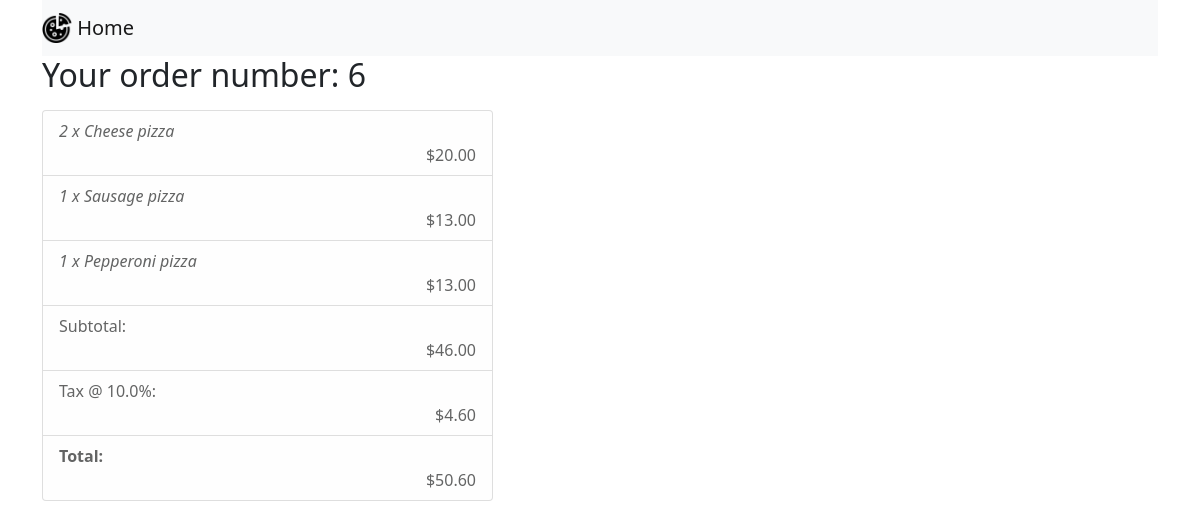
/order_details/6, run on the app's committed database.
### app/models.py (models this page shows, shortened)
class Order(db.Model):
    id = db.Column(db.Integer, primary_key=True)
    order_time = db.Column(db.DateTime, nullable=False)
    order_items = db.relationship('ItemsByOrder', backref='items')
    order_total = db.Column(db.Float, nullable=False, default=0)

class ItemsByOrder(db.Model):
    id = db.Column(db.Integer, primary_key=True)
    qty = db.Column(db.Integer, nullable=False)
    item_id = db.Column(db.Integer, db.ForeignKey('item.id'))
    order_id = db.Column(db.Integer, db.ForeignKey('order.id'))

class Item(db.Model):
    id = db.Column(db.Integer, primary_key=True)
    item_name = db.Column(db.String(20), unique=True)
    item_cost = db.Column(db.Float)
    image_file = db.Column(db.String(20), nullable=False, default='default.jpg')

### app/routes.py (the view)
@app.route('/order_details/<int:order_num>', methods=['GET'])
def order_detail(order_num):
    total = 0
    order_placed = db.session.query(Order, ItemsByOrder, Item)\
          .join(ItemsByOrder, ItemsByOrder.order_id == Order.id)\
          .join(Item, Item.id == ItemsByOrder.item_id).filter(Order.id==order_num)
    for item in order_placed:
        if item[1].qty and item[1].qty > 0:
            total += item[1].qty * item[2].item_cost
    db.session.commit()
    return render_template('your_order_details.html', data=order_placed)

### app/templates/your_order_details.html (shortened to what this page needs)
<!DOCTYPE html>
<html lang="en">
<head>
    <link href="https://cdn.jsdelivr.net/npm/bootstrap@5.0.0-beta2/dist/css/bootstrap.min.css" rel="stylesheet">
</head>
<body>
    <main role="main" class="container">
        <nav class="navbar navbar-light bg-light">
            <a class="navbar-brand" href="/">
                <img src="{{ url_for('static', filename='pizza.png') }}" alt="pizza" width="30" height="30" class="d-inline-block align-top">
                Home
            </a>
        </nav>
        <div class="row">
            <div class="col-md-5">
                <div class="content-section">
                    <h2>Your order number: {{ data[0][0].id }}</h2>
                    <p class='text-muted'>
                    <ul class="list-group">
                        {% for item in data %}
                        <div class="list-group-item list-group-item-light">
                            <div><em>{{ item[1].qty }} x {{ item[2].item_name }}</em></div>
                            <div align="right">{{ "${0:.2f}".format(item[2].item_cost * item[1].qty) }}</div>
                        </div>
                        {% endfor %}
                        <div class="list-group-item list-group-item-light" id="subTotal">
                            <div>Subtotal:</div>
                            <div align="right">{{ "${0:.2f}".format(data[0][0].order_total) }}</div>
                        </div>
                        <div class="list-group-item list-group-item-light" id="subTotal">
                            <div>Tax @ 10.0%:</div>
                            <div align="right">{{ "${0:.2f}".format(data[0][0].order_total * 0.1) }}</div>
                        </div>
                        <div class="list-group-item list-group-item-light" id="subTotal">
                            <div><b>Total:</b></div>
                            <div align="right">{{ "${0:.2f}".format(data[0][0].order_total * 1.1)}}</div>
                        </div>
                    </ul>
                    </p>
                </div>
            </div>
        </div>
    </main>
</body>
</html>

### data on the page
Order: id "6", qty "2", item_name "Cheese pizza", qty "1", item_name "Sausage pizza", item_name "Pepperoni pizza", order_total "$46.00", data[0][0].order_total*0.1 "$4.60", data[0][0].order_total*1.1 "$50.60"
Item: item[2].item_cost*item[1].qty "$20.00"
Item: item[2].item_cost*item[1].qty "$13.00"
Item: item[2].item_cost*item[1].qty "$13.00"
